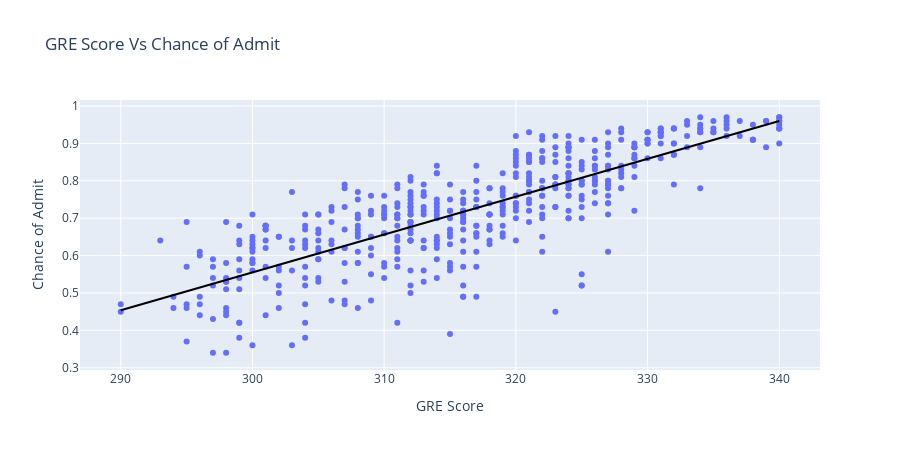

Source (notebook cell):
### Markdown cell above
**Observations:**
- **About GRE Score:** The Graduate Record Examination, or GRE, is an important step in the graduate school or business school application process. The GRE is a multiple-choice, computer-based, standardized exam that is often required for admission to graduate programs and graduate business programs (MBA) globally.

- As we can see that data is Normaly distributed.
- Many entries in data have high GRE Score.Lets check how GRE score affects the chance of admission.

### Code cell
fig = px.scatter(df, x="GRE Score", y="Chance of Admit", 
                 trendline="ols",trendline_color_override = '#000000',
                 height=450,title='GRE Score Vs Chance of Admit')
fig.show()

### Figure 1 — Plotly figure (JSON) as saved in the notebook; plotly's stock layout.template omitted (floating-point values rounded to 4 significant figures; data arrays with more than 128 entries replaced by an {"elided": "..."} marker saying what was removed)
{"data": [{"hovertemplate": "GRE Score=%{x}<br>Chance of Admit=%{y}<extra></extra>", "legendgroup": "", "marker": {"color": "#636efa", "symbol": "circle"}, "mode": "markers", "name": "", "orientation": "v", "showlegend": false, "type": "scatter", "x": {"elided": "500 int values"}, "xaxis": "x", "y": {"elided": "500 float values"}, "yaxis": "y"}, {"hovertemplate": "<b>OLS trendline</b><br>Chance of Admit = 0.0101259 * GRE Score + -2.48281<br>R<sup>2</sup>=0.656668<br><br>GRE Score=%{x}<br>Chance of Admit=%{y} <b>(trend)</b><extra></extra>", "legendgroup": "", "line": {"color": "#000000"}, "marker": {"color": "#636efa", "symbol": "circle"}, "mode": "lines", "name": "", "showlegend": false, "type": "scatter", "x": {"elided": "500 int values"}, "xaxis": "x", "y": {"elided": "500 float values"}, "yaxis": "y"}], "layout": {"height": 450, "legend": {"tracegroupgap": 0}, "title": {"text": "GRE Score Vs Chance of Admit"}, "xaxis": {"anchor": "y", "domain": [0, 1], "title": {"text": "GRE Score"}}, "yaxis": {"anchor": "x", "domain": [0, 1], "title": {"text": "Chance of Admit"}}}}
